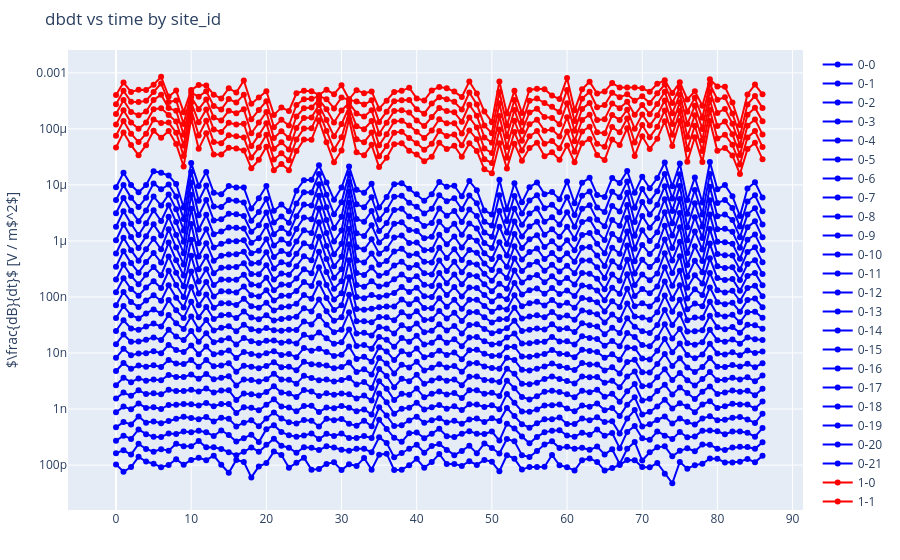

Write notebook code for a chart like this one.
### Code cell
import plotly.graph_objects as go

fig = go.Figure()
system_colors = {0: "blue", 1: "red", 2: "green", 3: "orange", 4: "purple"}


for (system_id, gate_id), group in df_data.groupby(["system_id", "gate_id"]):
    fig.add_trace(
        go.Scatter(
            x=group["site_id"],
            y=group["dbdt"]*(10**(system_id + 1)),
            mode="lines+markers",
            name = f'{system_id}-{gate_id}',
            marker=dict(color=system_colors.get(system_id, "black")),
            # error_y=dict(
            #     type="data",
            #     symmetric=False,
            #     array=group["error_ub"]*(10**(system_id + 1)),
            #     arrayminus=group["error_lb"]*(10**(system_id + 1)),
            #     visible=True
            # )
        )
    )

fig.update_layout(
    # xaxis_type="log",
    yaxis_type="log",
    # xaxis_title="time [s]",
    yaxis_title="$\\frac{dB}{dt}$ [V / m$^2$]",
    title="dbdt vs time by site_id",
    margin={"l": 50, "r": 50, "t": 50, "b": 50},
    dragmode='select'
)

fig.show()
